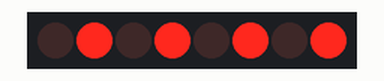
Simulated run of this sketch. Board: Arduino Uno, built with avr-gcc and run on an emulated ATmega328P. Shown: 8 shift-register outputs drawn as a row of LEDs (first output left, lit = HIGH). Wiring (inferred from the names in the program): shift register (74HC595): data pin 12; shift clock pin 9; latch pin 11. Wiring (inferred from the signals the program sends): row of LEDs: on Q0, Q1, Q2, Q3, Q4, Q5, Q6, Q7.

Above: at 0.2 s.
At 1.7 s:
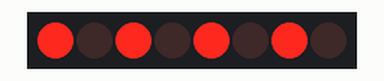
Timing chart, 0 to 3.0 s (numbered marks = the images above):
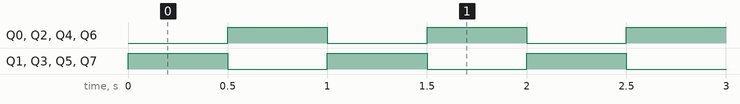

The sketch:

parallel_shift_register.ino
```cpp
int latchPin=11;
int clockPin=9;
int dataPin=12;
int dt=500;

// byte LEDs=0x00; // to declare a hex number and we want to light up all the leds so 1111 1111 in hexa its just FF
byte LEDs1=0b01010101;
byte LEDs2=0b10101010;
void setup() {
  // put your setup code here, to run once:
  Serial.begin(9600);
  pinMode(latchPin,OUTPUT);
  pinMode(clockPin,OUTPUT);
  pinMode(dataPin, OUTPUT);


}
void loop() {
  // put your main code here, to run repeatedly:
  digitalWrite(latchPin, LOW); // when we are ready to send data we need to take the latch pin low
  shiftOut(dataPin,clockPin,LSBFIRST,LEDs1); // on pin12 we want to send the data and we need to give it the clock pin to do the synchro,, which order are we sending the data least significant first , then the data packet we are sending
   digitalWrite(latchPin, HIGH);
   delay(dt);
   digitalWrite(latchPin, LOW); // when we are ready to send data we need to take the latch pin low
  shiftOut(dataPin,clockPin,LSBFIRST,LEDs2); // on pin12 we want to send the data and we need to give it the clock pin to do the synchro,, which order are we sending the data least significant first , then the data packet we are sending
   digitalWrite(latchPin, HIGH);
   delay(dt);
}
```

Measured:
- by itself, Q0–7: alternates HIGH for 0.50 s and LOW for 0.50 s
